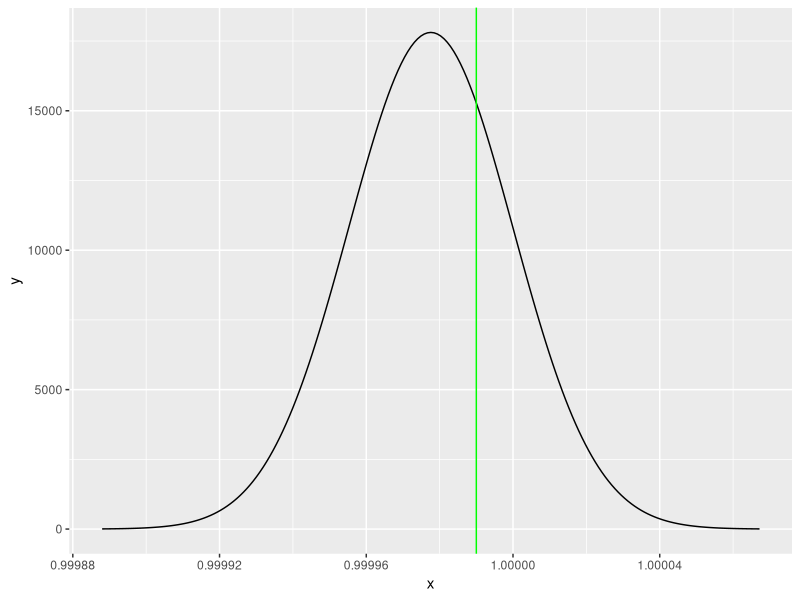

Reproduce this figure in R.
## ---- chunk 1
knitr::opts_chunk$set(echo = TRUE)
library(ggplot2)
## ---- chunk 2
n <- 31 * 24 * 60   # sample size, number of minutes in januari
k <- n - 1          # number of successes
p <- k / n          # probability of success for the sample
q <- 1 - p          # probability of failure for the sample
## ---- chunk 3
m <- p              # mean 
s <- sqrt(p*q/n)    # stdev
## ---- chunk 4
g <- 0.99999        # if p < g, the SLA is *not* met
pnorm(g, m, s)
## ---- chunk 5
ggplot(data = data.frame(x = c(m-4*s, m+4*s)), mapping = aes(x)) +
  stat_function(fun = dnorm, n = 201, args = list(mean = m, sd = s)) +
  geom_vline(xintercept = g, color = "green")
